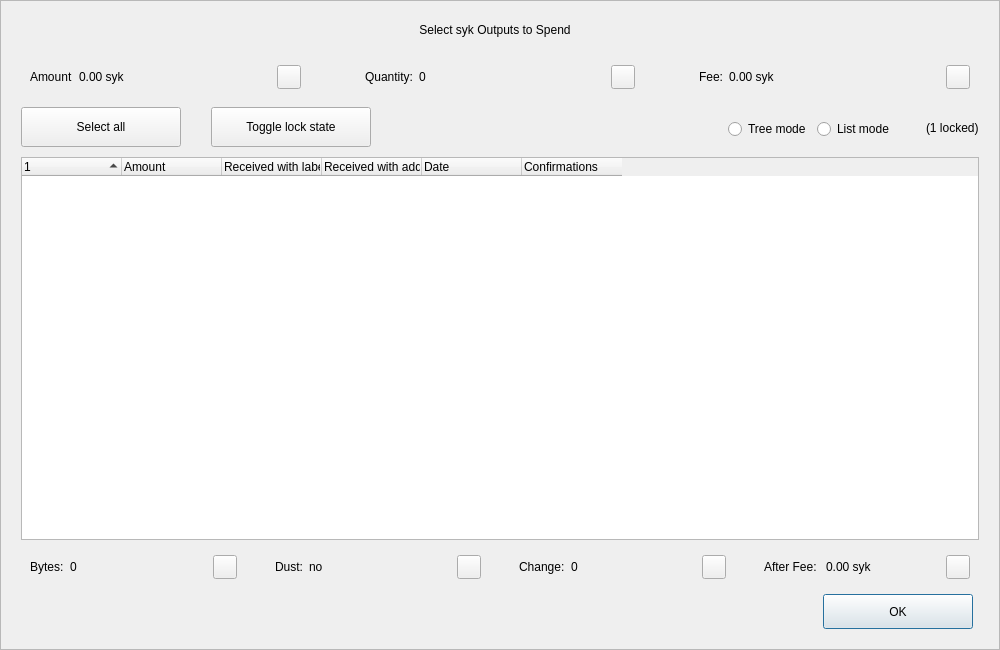
<?xml version="1.0" encoding="UTF-8"?>
<ui version="4.0">
 <class>CoinControlDialog</class>
 <widget class="QDialog" name="CoinControlDialog">
  <property name="geometry">
   <rect>
    <x>0</x>
    <y>0</y>
    <width>1000</width>
    <height>650</height>
   </rect>
  </property>
  <property name="minimumSize">
   <size>
    <width>950</width>
    <height>650</height>
   </size>
  </property>
  <property name="windowTitle">
   <string>Coin Selection</string>
  </property>
  <property name="styleSheet">
   <string notr="true"/>
  </property>
  <layout class="QVBoxLayout" name="verticalLayout">
   <property name="spacing">
    <number>0</number>
   </property>
   <property name="leftMargin">
    <number>0</number>
   </property>
   <property name="topMargin">
    <number>0</number>
   </property>
   <property name="rightMargin">
    <number>0</number>
   </property>
   <property name="bottomMargin">
    <number>0</number>
   </property>
   <item>
    <widget class="QFrame" name="frameContainer">
     <property name="toolTipDuration">
      <number>0</number>
     </property>
     <property name="frameShape">
      <enum>QFrame::StyledPanel</enum>
     </property>
     <property name="frameShadow">
      <enum>QFrame::Raised</enum>
     </property>
     <layout class="QVBoxLayout" name="verticalLayout_2">
      <property name="leftMargin">
       <number>0</number>
      </property>
      <property name="rightMargin">
       <number>0</number>
      </property>
      <property name="bottomMargin">
       <number>20</number>
      </property>
      <item>
       <layout class="QHBoxLayout" name="horizontalLayout_12">
        <property name="spacing">
         <number>0</number>
        </property>
        <property name="leftMargin">
         <number>20</number>
        </property>
        <property name="rightMargin">
         <number>30</number>
        </property>
        <item>
         <spacer name="horizontalSpacer_4">
          <property name="orientation">
           <enum>Qt::Horizontal</enum>
          </property>
          <property name="sizeHint" stdset="0">
           <size>
            <width>40</width>
            <height>20</height>
           </size>
          </property>
         </spacer>
        </item>
        <item>
         <widget class="QLabel" name="labelTitle">
          <property name="minimumSize">
           <size>
            <width>0</width>
            <height>40</height>
           </size>
          </property>
          <property name="maximumSize">
           <size>
            <width>16777215</width>
            <height>40</height>
           </size>
          </property>
          <property name="text">
           <string>Select syk Outputs to Spend</string>
          </property>
          <property name="alignment">
           <set>Qt::AlignCenter</set>
          </property>
          <property name="margin">
           <number>7</number>
          </property>
         </widget>
        </item>
        <item>
         <spacer name="horizontalSpacer_5">
          <property name="orientation">
           <enum>Qt::Horizontal</enum>
          </property>
          <property name="sizeHint" stdset="0">
           <size>
            <width>40</width>
            <height>20</height>
           </size>
          </property>
         </spacer>
        </item>
       </layout>
      </item>
      <item>
       <layout class="QHBoxLayout" name="horizontalLayout_8">
        <property name="leftMargin">
         <number>20</number>
        </property>
        <property name="rightMargin">
         <number>20</number>
        </property>
        <item>
         <widget class="QWidget" name="layoutAmount" native="true">
          <layout class="QHBoxLayout" name="horizontalLayout_9" stretch="0,1,0">
           <item>
            <widget class="QLabel" name="labelCoinControlAmountText">
             <property name="text">
              <string>Amount</string>
             </property>
            </widget>
           </item>
           <item>
            <widget class="QLabel" name="labelCoinControlAmount">
             <property name="text">
              <string>0.00 syk</string>
             </property>
            </widget>
           </item>
           <item alignment="Qt::AlignHCenter|Qt::AlignVCenter">
            <widget class="QPushButton" name="pushButtonAmount">
             <property name="minimumSize">
              <size>
               <width>0</width>
               <height>24</height>
              </size>
             </property>
             <property name="maximumSize">
              <size>
               <width>24</width>
               <height>26</height>
              </size>
             </property>
             <property name="focusPolicy">
              <enum>Qt::NoFocus</enum>
             </property>
             <property name="styleSheet">
              <string notr="true">padding-bottom:2px;
padding-right:4px;</string>
             </property>
             <property name="text">
              <string/>
             </property>
            </widget>
           </item>
          </layout>
         </widget>
        </item>
        <item>
         <spacer name="horizontalSpacer_2">
          <property name="orientation">
           <enum>Qt::Horizontal</enum>
          </property>
          <property name="sizeType">
           <enum>QSizePolicy::Fixed</enum>
          </property>
          <property name="sizeHint" stdset="0">
           <size>
            <width>40</width>
            <height>20</height>
           </size>
          </property>
         </spacer>
        </item>
        <item>
         <widget class="QWidget" name="layoutQuantity" native="true">
          <layout class="QHBoxLayout" name="horizontalLayout_10" stretch="0,1,0">
           <item>
            <widget class="QLabel" name="labelCoinControlQuantityText">
             <property name="text">
              <string>Quantity:</string>
             </property>
            </widget>
           </item>
           <item>
            <widget class="QLabel" name="labelCoinControlQuantity">
             <property name="text">
              <string>0</string>
             </property>
            </widget>
           </item>
           <item alignment="Qt::AlignHCenter|Qt::AlignVCenter">
            <widget class="QPushButton" name="pushButtonQuantity">
             <property name="minimumSize">
              <size>
               <width>0</width>
               <height>24</height>
              </size>
             </property>
             <property name="maximumSize">
              <size>
               <width>24</width>
               <height>26</height>
              </size>
             </property>
             <property name="focusPolicy">
              <enum>Qt::NoFocus</enum>
             </property>
             <property name="styleSheet">
              <string notr="true">padding-bottom:2px;
               padding-right:4px;</string>
             </property>
             <property name="text">
              <string/>
             </property>
            </widget>
           </item>
          </layout>
         </widget>
        </item>
        <item>
         <spacer name="horizontalSpacer_22">
          <property name="orientation">
           <enum>Qt::Horizontal</enum>
          </property>
          <property name="sizeType">
           <enum>QSizePolicy::Fixed</enum>
          </property>
          <property name="sizeHint" stdset="0">
           <size>
            <width>40</width>
            <height>20</height>
           </size>
          </property>
         </spacer>
        </item>
        <item>
         <widget class="QWidget" name="layoutFee" native="true">
          <layout class="QHBoxLayout" name="horizontalLayout_11" stretch="0,1,0">
           <item>
            <widget class="QLabel" name="labelCoinControlFeeText">
             <property name="text">
              <string>Fee:</string>
             </property>
            </widget>
           </item>
           <item>
            <widget class="QLabel" name="labelCoinControlFee">
             <property name="text">
              <string>0.00 syk</string>
             </property>
            </widget>
           </item>
           <item alignment="Qt::AlignHCenter|Qt::AlignVCenter">
            <widget class="QPushButton" name="pushButtonFee">
             <property name="minimumSize">
              <size>
               <width>0</width>
               <height>24</height>
              </size>
             </property>
             <property name="maximumSize">
              <size>
               <width>24</width>
               <height>26</height>
              </size>
             </property>
             <property name="focusPolicy">
              <enum>Qt::NoFocus</enum>
             </property>
             <property name="styleSheet">
              <string notr="true">padding-bottom:2px;
               padding-right:4px;</string>
             </property>
             <property name="text">
              <string/>
             </property>
            </widget>
           </item>
          </layout>
         </widget>
        </item>
       </layout>
      </item>
      <item>
       <widget class="QFrame" name="frame">
        <property name="minimumSize">
         <size>
          <width>0</width>
          <height>40</height>
         </size>
        </property>
        <property name="styleSheet">
         <string notr="true">#frame {
	border:0;
}</string>
        </property>
        <property name="frameShape">
         <enum>QFrame::StyledPanel</enum>
        </property>
        <property name="frameShadow">
         <enum>QFrame::Sunken</enum>
        </property>
        <layout class="QHBoxLayout" name="horizontalLayout">
         <property name="spacing">
          <number>0</number>
         </property>
         <property name="leftMargin">
          <number>20</number>
         </property>
         <property name="topMargin">
          <number>0</number>
         </property>
         <property name="rightMargin">
          <number>20</number>
         </property>
         <property name="bottomMargin">
          <number>0</number>
         </property>
         <item>
          <layout class="QHBoxLayout" name="horizontalLayoutPanel" stretch="0,0,0,0,0,0">
           <property name="spacing">
            <number>20</number>
           </property>
           <item>
            <widget class="QPushButton" name="pushButtonSelectAll">
             <property name="sizePolicy">
              <sizepolicy hsizetype="Maximum" vsizetype="Fixed">
               <horstretch>0</horstretch>
               <verstretch>0</verstretch>
              </sizepolicy>
             </property>
             <property name="minimumSize">
              <size>
               <width>160</width>
               <height>40</height>
              </size>
             </property>
             <property name="maximumSize">
              <size>
               <width>16777215</width>
               <height>40</height>
              </size>
             </property>
             <property name="text">
              <string>Select all</string>
             </property>
             <property name="checkable">
              <bool>true</bool>
             </property>
             <property name="checked">
              <bool>false</bool>
             </property>
             <property name="autoExclusive">
              <bool>false</bool>
             </property>
             <property name="autoDefault">
              <bool>false</bool>
             </property>
            </widget>
           </item>
           <item>
            <spacer name="horizontalSpacer_6">
             <property name="orientation">
              <enum>Qt::Horizontal</enum>
             </property>
             <property name="sizeType">
              <enum>QSizePolicy::Fixed</enum>
             </property>
             <property name="sizeHint" stdset="0">
              <size>
               <width>10</width>
               <height>20</height>
              </size>
             </property>
            </spacer>
           </item>
           <item>
            <widget class="QPushButton" name="pushButtonToggleLock">
             <property name="sizePolicy">
              <sizepolicy hsizetype="Maximum" vsizetype="Fixed">
               <horstretch>0</horstretch>
               <verstretch>0</verstretch>
              </sizepolicy>
             </property>
             <property name="minimumSize">
              <size>
               <width>160</width>
               <height>40</height>
              </size>
             </property>
             <property name="maximumSize">
              <size>
               <width>16777215</width>
               <height>40</height>
              </size>
             </property>
             <property name="text">
              <string>Toggle lock state</string>
             </property>
             <property name="checkable">
              <bool>true</bool>
             </property>
             <property name="autoExclusive">
              <bool>false</bool>
             </property>
             <property name="autoDefault">
              <bool>false</bool>
             </property>
            </widget>
           </item>
           <item>
            <spacer name="horizontalSpacer_7">
             <property name="orientation">
              <enum>Qt::Horizontal</enum>
             </property>
             <property name="sizeType">
              <enum>QSizePolicy::Expanding</enum>
             </property>
             <property name="sizeHint" stdset="0">
              <size>
               <width>30</width>
               <height>20</height>
              </size>
             </property>
            </spacer>
           </item>
           <item alignment="Qt::AlignRight">
            <widget class="QGroupBox" name="groupBox_2">
             <property name="styleSheet">
              <string notr="true">#groupBox_2 {
    background-color:transparent;
    border-radius:0;
}</string>
             </property>
             <property name="title">
              <string/>
             </property>
             <layout class="QHBoxLayout" name="horizontalLayout_14">
              <item>
               <widget class="QRadioButton" name="radioTreeMode">
                <property name="sizePolicy">
                 <sizepolicy hsizetype="Maximum" vsizetype="Fixed">
                  <horstretch>0</horstretch>
                  <verstretch>0</verstretch>
                 </sizepolicy>
                </property>
                <property name="text">
                 <string>Tree mode</string>
                </property>
               </widget>
              </item>
              <item>
               <widget class="QRadioButton" name="radioListMode">
                <property name="sizePolicy">
                 <sizepolicy hsizetype="Maximum" vsizetype="Fixed">
                  <horstretch>0</horstretch>
                  <verstretch>0</verstretch>
                 </sizepolicy>
                </property>
                <property name="text">
                 <string>List mode</string>
                </property>
                <property name="checked">
                 <bool>false</bool>
                </property>
               </widget>
              </item>
             </layout>
            </widget>
           </item>
           <item>
            <widget class="QLabel" name="labelLocked">
             <property name="text">
              <string>(1 locked)</string>
             </property>
            </widget>
           </item>
          </layout>
         </item>
        </layout>
       </widget>
      </item>
      <item>
       <layout class="QHBoxLayout" name="horizontalLayout_13">
        <property name="leftMargin">
         <number>20</number>
        </property>
        <property name="rightMargin">
         <number>20</number>
        </property>
        <item>
         <widget class="CoinControlTreeWidget" name="treeWidget">
          <property name="contextMenuPolicy">
           <enum>Qt::CustomContextMenu</enum>
          </property>
          <property name="styleSheet">
           <string notr="true"/>
          </property>
          <property name="sortingEnabled">
           <bool>false</bool>
          </property>
          <property name="columnCount">
           <number>6</number>
          </property>
          <attribute name="headerShowSortIndicator" stdset="0">
           <bool>true</bool>
          </attribute>
          <attribute name="headerStretchLastSection">
           <bool>false</bool>
          </attribute>
          <column>
           <property name="text">
            <string/>
           </property>
          </column>
          <column>
           <property name="text">
            <string>Amount</string>
           </property>
          </column>
          <column>
           <property name="text">
            <string>Received with label</string>
           </property>
          </column>
          <column>
           <property name="text">
            <string>Received with address</string>
           </property>
          </column>
          <column>
           <property name="text">
            <string>Date</string>
           </property>
          </column>
          <column>
           <property name="text">
            <string>Confirmations</string>
           </property>
           <property name="toolTip">
            <string>Confirmed</string>
           </property>
          </column>
         </widget>
        </item>
       </layout>
      </item>
      <item>
       <layout class="QHBoxLayout" name="horizontalLayout_3">
        <property name="spacing">
         <number>20</number>
        </property>
        <property name="leftMargin">
         <number>20</number>
        </property>
        <property name="rightMargin">
         <number>20</number>
        </property>
        <item>
         <widget class="QWidget" name="layoutBytes" native="true">
          <layout class="QHBoxLayout" name="horizontalLayout_4" stretch="0,1,0">
           <item>
            <widget class="QLabel" name="labelCoinControlBytesText">
             <property name="text">
              <string>Bytes:</string>
             </property>
            </widget>
           </item>
           <item>
            <widget class="QLabel" name="labelCoinControlBytes">
             <property name="text">
              <string>0</string>
             </property>
            </widget>
           </item>
           <item alignment="Qt::AlignHCenter|Qt::AlignVCenter">
            <widget class="QPushButton" name="pushButtonBytes">
             <property name="minimumSize">
              <size>
               <width>0</width>
               <height>24</height>
              </size>
             </property>
             <property name="maximumSize">
              <size>
               <width>24</width>
               <height>26</height>
              </size>
             </property>
             <property name="focusPolicy">
              <enum>Qt::NoFocus</enum>
             </property>
             <property name="styleSheet">
              <string notr="true">padding-bottom:2px;
               padding-right:4px;</string>
             </property>
             <property name="text">
              <string/>
             </property>
            </widget>
           </item>
          </layout>
         </widget>
        </item>
        <item>
         <widget class="QWidget" name="layoutDust" native="true">
          <layout class="QHBoxLayout" name="horizontalLayout_5" stretch="0,1,0">
           <item>
            <widget class="QLabel" name="labelCoinControlLowOutputText">
             <property name="text">
              <string>Dust:</string>
             </property>
            </widget>
           </item>
           <item>
            <widget class="QLabel" name="labelCoinControlLowOutput">
             <property name="text">
              <string>no</string>
             </property>
            </widget>
           </item>
           <item alignment="Qt::AlignHCenter|Qt::AlignVCenter">
            <widget class="QPushButton" name="pushButtonDust">
             <property name="minimumSize">
              <size>
               <width>0</width>
               <height>24</height>
              </size>
             </property>
             <property name="maximumSize">
              <size>
               <width>24</width>
               <height>26</height>
              </size>
             </property>
             <property name="focusPolicy">
              <enum>Qt::NoFocus</enum>
             </property>
             <property name="styleSheet">
              <string notr="true">padding-bottom:2px;
               padding-right:4px;</string>
             </property>
             <property name="text">
              <string/>
             </property>
            </widget>
           </item>
          </layout>
         </widget>
        </item>
        <item>
         <widget class="QWidget" name="layoutChange" native="true">
          <layout class="QHBoxLayout" name="horizontalLayout_6" stretch="0,1,0">
           <item>
            <widget class="QLabel" name="labelCoinControlChangeText">
             <property name="text">
              <string>Change:</string>
             </property>
            </widget>
           </item>
           <item>
            <widget class="QLabel" name="labelCoinControlChange">
             <property name="text">
              <string>0</string>
             </property>
            </widget>
           </item>
           <item alignment="Qt::AlignHCenter|Qt::AlignVCenter">
            <widget class="QPushButton" name="pushButtonChange">
             <property name="minimumSize">
              <size>
               <width>0</width>
               <height>24</height>
              </size>
             </property>
             <property name="maximumSize">
              <size>
               <width>24</width>
               <height>26</height>
              </size>
             </property>
             <property name="focusPolicy">
              <enum>Qt::NoFocus</enum>
             </property>
             <property name="styleSheet">
              <string notr="true">padding-bottom:2px;
               padding-right:4px;</string>
             </property>
             <property name="text">
              <string/>
             </property>
            </widget>
           </item>
          </layout>
         </widget>
        </item>
        <item>
         <widget class="QWidget" name="layoutAfter" native="true">
          <layout class="QHBoxLayout" name="horizontalLayout_7" stretch="0,1,0">
           <item>
            <widget class="QLabel" name="labelCoinControlAfterFeeText">
             <property name="text">
              <string>After Fee: </string>
             </property>
            </widget>
           </item>
           <item>
            <widget class="QLabel" name="labelCoinControlAfterFee">
             <property name="text">
              <string>0.00 syk</string>
             </property>
            </widget>
           </item>
           <item alignment="Qt::AlignHCenter|Qt::AlignVCenter">
            <widget class="QPushButton" name="pushButtonAlterFee">
             <property name="minimumSize">
              <size>
               <width>0</width>
               <height>24</height>
              </size>
             </property>
             <property name="maximumSize">
              <size>
               <width>24</width>
               <height>26</height>
              </size>
             </property>
             <property name="focusPolicy">
              <enum>Qt::NoFocus</enum>
             </property>
             <property name="styleSheet">
              <string notr="true">padding-bottom:2px;
               padding-right:4px;</string>
             </property>
             <property name="text">
              <string/>
             </property>
            </widget>
           </item>
          </layout>
         </widget>
        </item>
       </layout>
      </item>
      <item>
       <layout class="QHBoxLayout" name="horizontalLayout_2">
        <property name="spacing">
         <number>0</number>
        </property>
        <property name="leftMargin">
         <number>20</number>
        </property>
        <property name="rightMargin">
         <number>26</number>
        </property>
        <item>
         <spacer name="horizontalSpacer_3">
          <property name="orientation">
           <enum>Qt::Horizontal</enum>
          </property>
          <property name="sizeHint" stdset="0">
           <size>
            <width>558</width>
            <height>20</height>
           </size>
          </property>
         </spacer>
        </item>
        <item>
         <widget class="QPushButton" name="pushButtonOk">
          <property name="minimumSize">
           <size>
            <width>150</width>
            <height>35</height>
           </size>
          </property>
          <property name="text">
           <string>OK</string>
          </property>
         </widget>
        </item>
       </layout>
      </item>
     </layout>
    </widget>
   </item>
  </layout>
 </widget>
 <customwidgets>
  <customwidget>
   <class>CoinControlTreeWidget</class>
   <extends>QTreeWidget</extends>
   <header>coincontroltreewidget.h</header>
  </customwidget>
 </customwidgets>
 <resources/>
 <connections/>
</ui>
